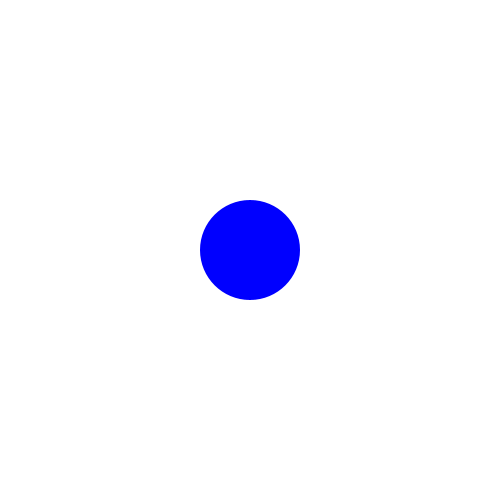
Frame 1 (no input)
Frame 60 (the mouse pressed at the canvas centre just before this capture): identical to frame 1, image omitted
Frame 120 (the mouse held since frame 60 and released just before this capture): identical to frame 1, image omitted

The Processing sketch that drew this single still picture (run headless with seeded random() and noise(); from frame 60 on, the mouse is pressed at the canvas centre):

// Processing sketch: introduction
// ── introduction.pde
// constants
color BLUE = color(0,0,255);

void setup() {
	size(500, 500);
}

void draw() {
	background(255);
	fill(BLUE);
	noStroke();
	ellipse(width / 2, height / 2, 100, 100);
}
